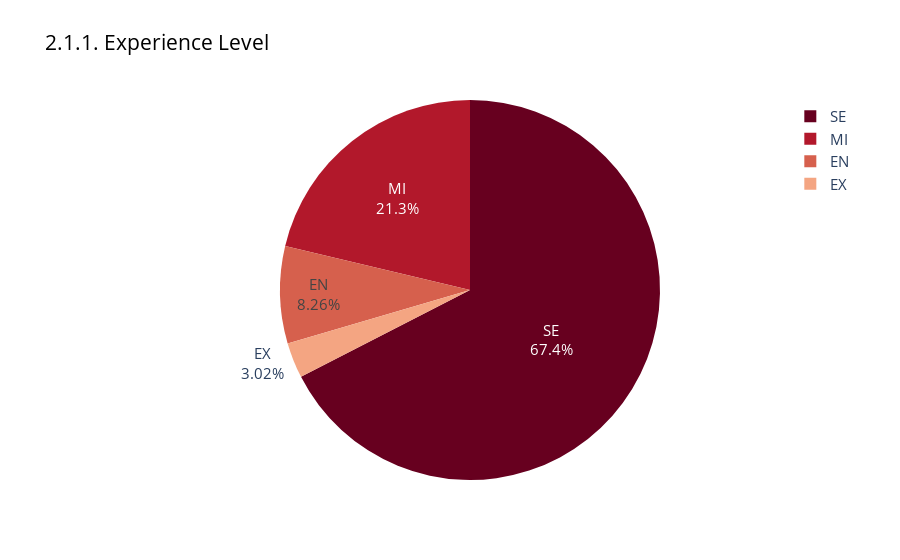

Write notebook code for a chart like this one.
### Markdown cell above
There's 4 categorical values in column 'experience_level' and each are:
* EN = Entry-Level / Junior 
* MI = Mid-Level / Intermediate 
* SE = Senior-Level/ Expert
* EX = Executive-Level / Director

To better understanding in following analysis we can replace each value to each refers name

### Code cell
ex_level = df['experience_level'].value_counts()
label= ex_level.index.tolist()
fig = px.pie(ex_level, names = ex_level.index, values = ex_level.values, 
                title = '2.1.1. Experience Level',
                color=ex_level.index,
                color_discrete_sequence=px.colors.sequential.RdBu)

fig.data[0].update({'textinfo' : 'label+percent'})
fig.update_layout(font = dict(size = 15),title_font_color="black",)
fig.show()

### Figure 1 — Plotly figure (JSON) as saved in the notebook; plotly's stock layout.template omitted (floating-point values rounded to 4 significant figures)
{"data": [{"customdata": [["SE"], ["MI"], ["EN"], ["EX"]], "domain": {"x": [0, 1], "y": [0, 1]}, "hovertemplate": "index=%{customdata[0]}<br>value=%{value}<extra></extra>", "labels": ["SE", "MI", "EN", "EX"], "legendgroup": "", "marker": {"colors": ["rgb(103,0,31)", "rgb(178,24,43)", "rgb(214,96,77)", "rgb(244,165,130)"]}, "name": "", "showlegend": true, "textinfo": "label+percent", "type": "pie", "values": [2793, 881, 342, 125]}], "layout": {"font": {"size": 15}, "legend": {"tracegroupgap": 0}, "piecolorway": ["rgb(103,0,31)", "rgb(178,24,43)", "rgb(214,96,77)", "rgb(244,165,130)", "rgb(253,219,199)", "rgb(247,247,247)", "rgb(209,229,240)", "rgb(146,197,222)", "rgb(67,147,195)", "rgb(33,102,172)", "rgb(5,48,97)"], "title": {"font": {"color": "black"}, "text": "2.1.1. Experience Level"}}}
